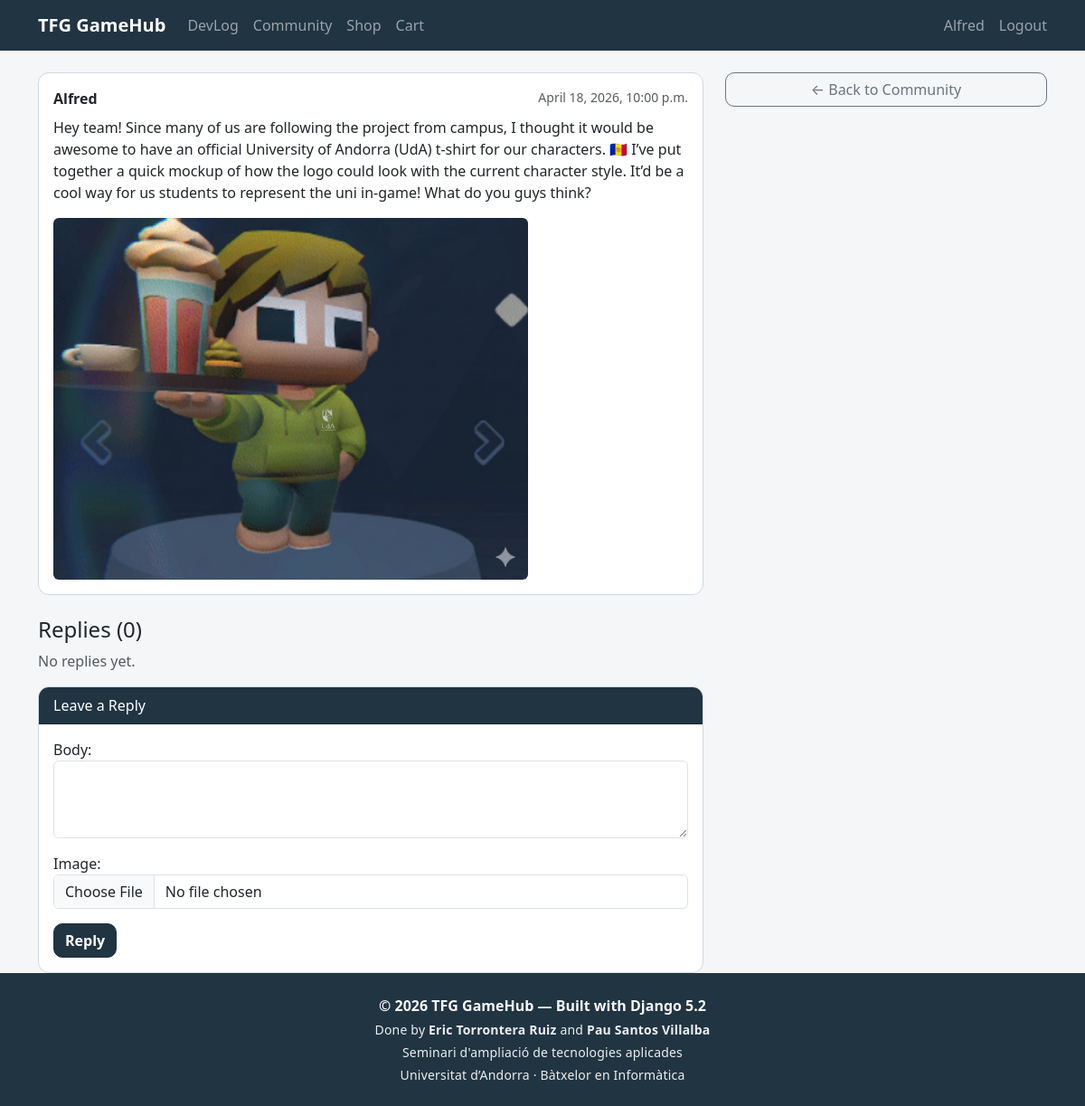
/social/1/ (signed in), run on the app's committed database.
### social/models.py (models this page shows, shortened)
class Post(models.Model):
    user = models.ForeignKey(
        settings.AUTH_USER_MODEL,
        on_delete=models.CASCADE,
        related_name='social_posts'
    )
    body = models.TextField()
    image = models.ImageField(upload_to='social/%Y/%m/%d/', blank=True)
    created = models.DateTimeField(auto_now_add=True)
    updated = models.DateTimeField(auto_now=True)
    class Meta:
        ordering = ['-created']
        indexes = [models.Index(fields=['-created'])]

### social/views.py (the view, shortened to what this page needs)
# urls.py: path('<int:pk>/', views.post_detail, name='post_detail'),
def post_detail(request, pk):
    post = get_object_or_404(Post, pk=pk)
    replies = post.replies.all()
    form = ReplyForm()
    return render(
        request,
        'social/post_detail.html',
        {'post': post, 'replies': replies, 'form': form}
    )

### social/forms.py
class ReplyForm(forms.ModelForm):
    class Meta:
        model = Reply
        fields = ['body', 'image']
        widgets = {'body': forms.Textarea(attrs={'rows': 3, 'class': 'form-control'})}
    def __init__(self, *args, **kwargs):
        super().__init__(*args, **kwargs)
        self.fields['image'].widget.attrs.update({'class': 'form-control'})

### cart/cart.py (called while the page is built)
    def __len__(self):
        return sum(item['quantity'] for item in self.cart.values())

### cart/context_processors.py (called while the page is built)
def cart(request):
    return {'cart': Cart(request)}

### social/templates/social/post_detail.html (shortened to what this page needs)
{% extends "base.html" %}
{% block content %}
<div class="row">
  <div class="col-md-8">
    <div class="card mb-4">
      <div class="card-body">
        <div class="d-flex justify-content-between">
          <strong>{{ post.user.username }}</strong>
          <small class="text-muted">{{ post.created|date:"N j, Y, g:i a" }}</small>
        </div>
        <p class="mt-2">{{ post.body }}</p>
        {% if post.image %}
          <img src="{{ post.image.url }}" class="img-fluid rounded" style="max-height:400px;">
        {% endif %}
      </div>
    </div>
    <h4>Replies ({{ replies.count }})</h4>
    {% for reply in replies %}
      <div class="card mb-3 ms-3">
        <div class="card-body">
          <div class="d-flex justify-content-between">
            <strong>{{ reply.user.username }}</strong>
            <small class="text-muted">{{ reply.created|date:"N j, Y, g:i a" }}</small>
          </div>
          <p class="mt-2 mb-1">{{ reply.body }}</p>
          {% if reply.image %}
            <img src="{{ reply.image.url }}" class="img-fluid rounded" style="max-height:200px;">
          {% endif %}
        </div>
      </div>
    {% empty %}
      <p class="text-muted">No replies yet.</p>
    {% endfor %}
    {% if request.user.is_authenticated %}
      <div class="card mt-3">
        <div class="card-header">Leave a Reply</div>
        <div class="card-body">
          <form method="post" enctype="multipart/form-data">
            {{ form.as_p }}
            <button type="submit" class="btn btn-primary">Reply</button>
          </form>
        </div>
      </div>
    {% else %}
      <p class="text-muted mt-3">
        <a href="{% url 'login' %}">Log in</a> to leave a reply.
      </p>
    {% endif %}
  </div>
  <div class="col-md-4">
    <a href="{% url 'social:post_list' %}" class="btn btn-outline-secondary w-100">← Back to Community</a>
  </div>
</div>
{% endblock %}

### templates/base.html (shortened to what this page needs)
<!DOCTYPE html>
<html lang="en">
<head>
  <link rel="stylesheet" href="https://cdn.jsdelivr.net/npm/bootstrap@5.3.3/dist/css/bootstrap.min.css">
</head>
<body>
  <nav class="navbar navbar-expand-lg navbar-dark custom-bar">
    <div class="container">
      <a class="navbar-brand fw-bold" href="{% url 'devlog:post_list' %}">TFG GameHub</a>
      <div class="collapse navbar-collapse" id="navbarNav">
        <ul class="navbar-nav me-auto">
          <li class="nav-item"><a class="nav-link" href="{% url 'devlog:post_list' %}">DevLog</a></li>
          <li class="nav-item"><a class="nav-link" href="{% url 'social:post_list' %}">Community</a></li>
          <li class="nav-item"><a class="nav-link" href="{% url 'shop:product_list' %}">Shop</a></li>
          <li class="nav-item">
            <a class="nav-link" href="{% url 'cart:cart_detail' %}">
              Cart
            </a>
          </li>
        </ul>
        <ul class="navbar-nav ms-auto d-flex flex-row align-items-center gap-2">
          {% if request.user.is_authenticated %}
            <li class="nav-item">
              <a class="nav-link" href="{% url 'dashboard' %}">{{ request.user.username }}</a>
            </li>
            <li class="nav-item">
              <form method="post" action="{% url 'logout' %}" class="m-0">
                <button type="submit" class="nav-link btn btn-link p-0 border-0 logout-btn">Logout</button>
              </form>
            </li>
          {% else %}
            <li class="nav-item"><a class="nav-link" href="{% url 'login' %}">Login</a></li>
            <li class="nav-item"><a class="nav-link" href="{% url 'register' %}">Register</a></li>
          {% endif %}
        </ul>
      </div>
    </div>
  </nav>
  <main class="container mt-4 page-content">
    {% block content %}{% endblock %}
  </main>
  <footer class="text-light py-4 custom-bar">
    <div class="container text-center">
      <p class="mb-1 fw-semibold">&copy; 2026 TFG GameHub — Built with Django 5.2</p>
      <p class="mb-1 small footer-meta">Done by <strong>Eric Torrontera Ruiz</strong> and <strong>Pau Santos Villalba</strong></p>
      <p class="mb-1 small footer-meta">Seminari d'ampliació de tecnologies aplicades</p>
      <p class="mb-0 small footer-meta">Universitat d’Andorra · Bàtxelor en Informàtica</p>
    </div>
  </footer>
</body>
</html>

### templates/base.html (style rules this page uses)
html, body { height: 100%; }
body { min-height: 100vh; display: flex; flex-direction: column; background-color: #f4f6f8; }
.page-content { flex: 1; }
.custom-bar { background-color: #213442 !important; }
.logout-btn { line-height: 1.5; color: rgba(255, 255, 255, 0.55); text-decoration: none; }
.footer-meta { opacity: 0.95; letter-spacing: 0.2px; }
.card { border: 1px solid #cfd9e2; border-radius: 12px; overflow: hidden; }
.card-header { background-color: #213442; color: #fff; border-bottom: 1px solid #1a2a36; }
.btn-primary, .btn-theme { background-color: #213442; border-color: #213442; color: #fff; border-radius: 10px; font-weight: 600; }
.btn-outline-secondary { border-radius: 10px; }

### data on the page
Post: user.username "Alfred", created "April 18, 2026, 10:00 p.m.", body "Hey team! Since many of us are following the project from campus, I thought it would be awesome to have an official University of Andorra (UdA) t-shirt for our characters. 🇦🇩 I’ve put together a quick mockup of how the logo could look with the current character style. It’d be a cool way for us students to represent the uni in-game! What do you guys think?", image (picture), count "0"

### other printed values
{{ request.user.username }} "Alfred"
